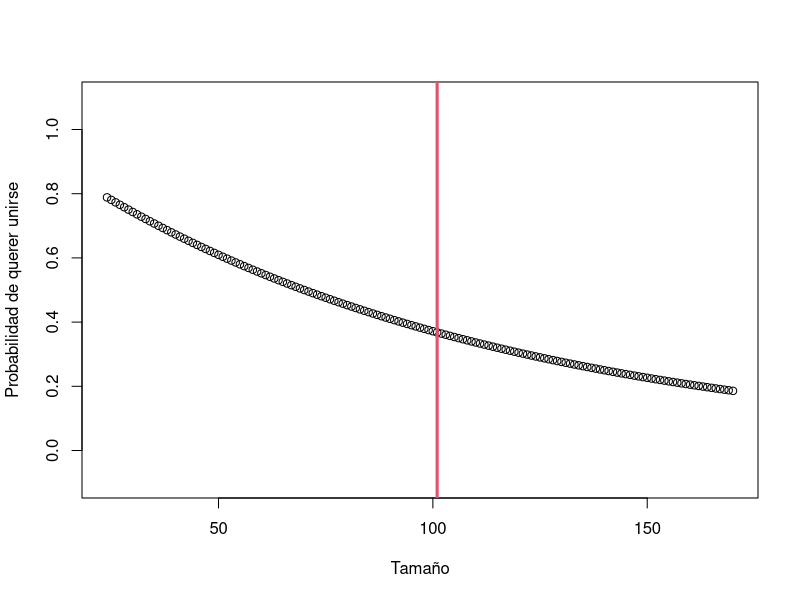
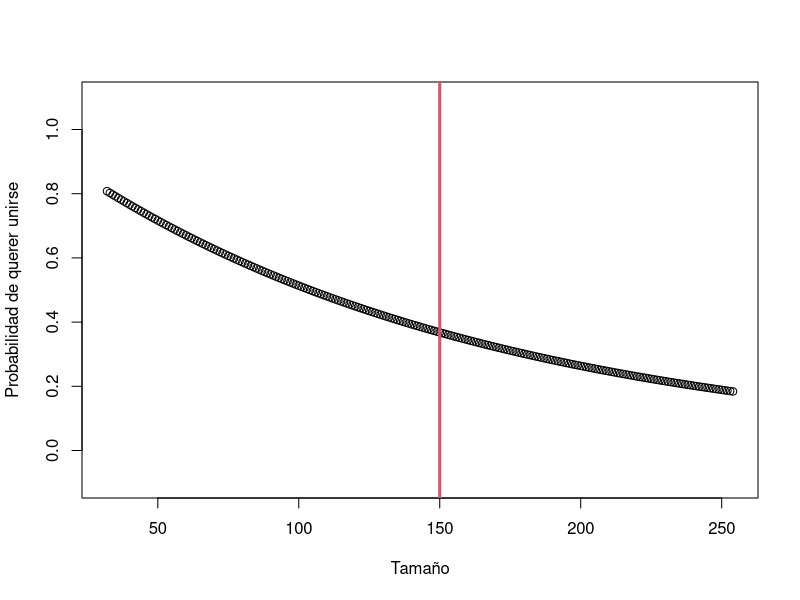

Source code (R) for these figures, in order:
k <- 1000

n <- 100000

originales <- rnorm(k)

cumulos <- originales - min(originales) + 1

cumulos <- round(n * cumulos / sum(cumulos))

diferencia <- n - sum(cumulos)

if (diferencia > 0) {
  
  for (i in 1:diferencia) {
    
    p <- sample(1:k, 1)
    
    cumulos[p] <- cumulos[p] + 1
    
  }
  
} else if (diferencia < 0) {
  
  for (i in 1:-diferencia) {
    
    p <- sample(1:k, 1)
    
    if (cumulos[p] > 1) {
      
      cumulos[p] <- cumulos[p] - 1
      
    }
    
  }
  
}

c <- median(cumulos) # tamanio critico de cumulos

d <- sd(cumulos) / 4 # factor arbitrario para suavizar la curva

rotura <- function(x, c, d) {
  
  return (1 / (1 + exp((c - x) / d)))
  
}

union <- function(x, c) {
  
  return (exp(-x / c))
  
}

png("p8_expvar.png")

low <- min(cumulos)

high <- max(cumulos)

x <- low:high

plot(x, union(x, c), ylim=c(-0.1, 1.1), xlim=c(low, high),
     
     xlab="Tama\u{00f1}o", ylab="Probabilidad de querer unirse")

abline(v = c, col=2, lwd=3)

graphics.off()

k <- 1000

n <- 150000

originales <- rnorm(k)

cumulos <- originales - min(originales) + 1

cumulos <- round(n * cumulos / sum(cumulos))

diferencia <- n - sum(cumulos)

if (diferencia > 0) {
  
  for (i in 1:diferencia) {
    
    p <- sample(1:k, 1)
    
    cumulos[p] <- cumulos[p] + 1
    
  }
  
} else if (diferencia < 0) {
  
  for (i in 1:-diferencia) {
    
    p <- sample(1:k, 1)
    
    if (cumulos[p] > 1) {
      
      cumulos[p] <- cumulos[p] - 1
      
    }
    
  }
  
}

c <- median(cumulos) # tamanio critico de cumulos

d <- sd(cumulos) / 4 # factor arbitrario para suavizar la curva

rotura <- function(x, c, d) {
  
  return (1 / (1 + exp((c - x) / d)))
  
}

union <- function(x, c) {
  
  return (exp(-x / c))
  
}

png("p8_expvar.png")

low <- min(cumulos)

high <- max(cumulos)

x <- low:high

plot(x, union(x, c), ylim=c(-0.1, 1.1), xlim=c(low, high),
     
     xlab="Tama\u{00f1}o", ylab="Probabilidad de querer unirse")

abline(v = c, col=2, lwd=3)

graphics.off()